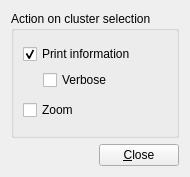
<ui version="4.0" >
 <class>CaloClusterSysSettingsInteractionsForm</class>
 <widget class="QWidget" name="CaloClusterSysSettingsInteractionsForm" >
  <property name="geometry" >
   <rect>
    <x>0</x>
    <y>0</y>
    <width>189</width>
    <height>177</height>
   </rect>
  </property>
  <property name="windowTitle" >
   <string>Form</string>
  </property>
  <layout class="QVBoxLayout" >
   <item>
    <widget class="QGroupBox" name="groupBox" >
     <property name="title" >
      <string>Action on cluster selection</string>
     </property>
     <layout class="QVBoxLayout" >
      <item>
       <layout class="QVBoxLayout" >
        <property name="spacing" >
         <number>-1</number>
        </property>
        <item>
         <widget class="QCheckBox" name="checkBox_printinfo" >
          <property name="text" >
           <string>Print information</string>
          </property>
          <property name="checked" >
           <bool>true</bool>
          </property>
         </widget>
        </item>
        <item>
         <layout class="QHBoxLayout" >
          <item>
           <spacer>
            <property name="orientation" >
             <enum>Qt::Horizontal</enum>
            </property>
            <property name="sizeType" >
             <enum>QSizePolicy::Fixed</enum>
            </property>
            <property name="sizeHint" >
             <size>
              <width>20</width>
              <height>20</height>
             </size>
            </property>
           </spacer>
          </item>
          <item>
           <widget class="QCheckBox" name="checkBox_printinfo_verbose" >
            <property name="text" >
             <string>Verbose</string>
            </property>
           </widget>
          </item>
         </layout>
        </item>
       </layout>
      </item>
      <item>
       <widget class="QCheckBox" name="checkBox_zoom" >
        <property name="text" >
         <string>Zoom</string>
        </property>
       </widget>
      </item>
     </layout>
    </widget>
   </item>
   <item>
    <layout class="QHBoxLayout" >
     <property name="spacing" >
      <number>0</number>
     </property>
     <item>
      <spacer>
       <property name="orientation" >
        <enum>Qt::Horizontal</enum>
       </property>
       <property name="sizeHint" >
        <size>
         <width>40</width>
         <height>20</height>
        </size>
       </property>
      </spacer>
     </item>
     <item>
      <widget class="QPushButton" name="pushButton_close" >
       <property name="text" >
        <string>&amp;Close</string>
       </property>
      </widget>
     </item>
    </layout>
   </item>
  </layout>
 </widget>
 <resources/>
 <connections/>
</ui>
